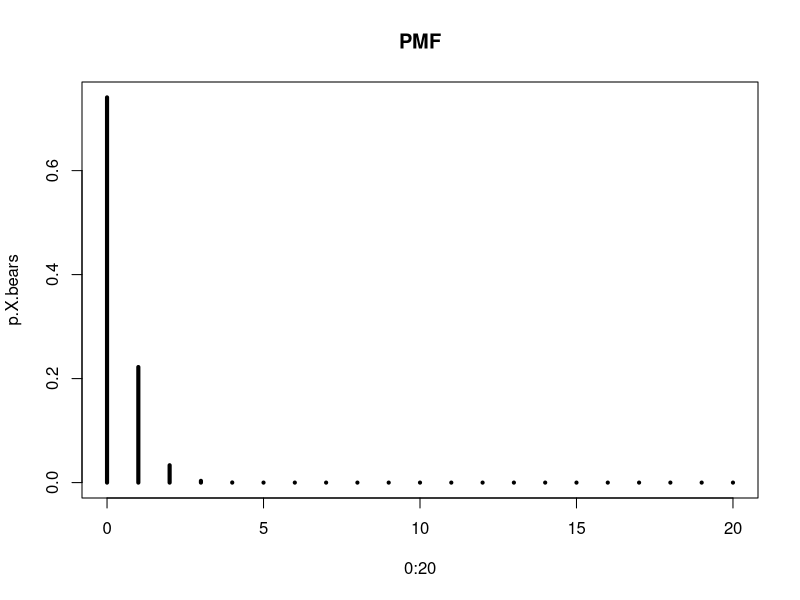
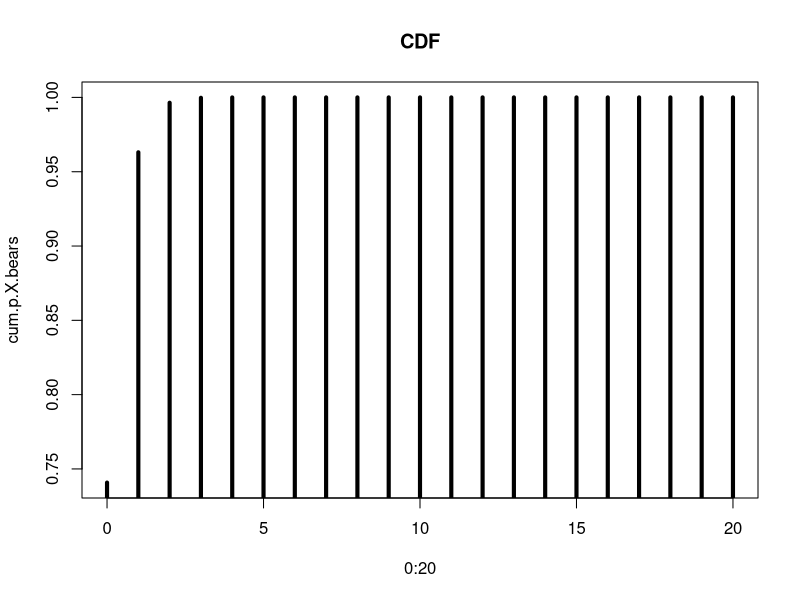
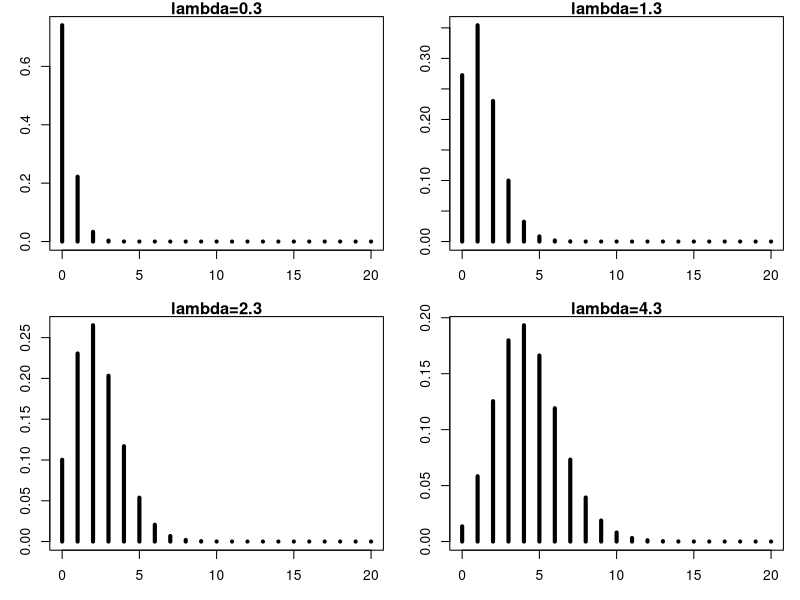

These figures' R source, in order:

######

#Poisson distribution - a distribution for (rare) events
#average number of male bears per ha is 0.3
#probability a sampled ha will have 4 male bears

p.four.bears <- ((0.3)^4/factorial(4))*exp(-0.3)
dpois(4,0.3)

p.zero.bears <- ((0.3)^0/factorial(0))*exp(-0.3)



p.X.bears <- dpois(x=0:20,lambda=0.3)
plot(0:20,p.X.bears,type="h",lwd=4,main="PMF")
cum.p.X.bears <- ppois(0:20,lambda=0.3)
plot(0:20,cum.p.X.bears,type="h",lwd=4,main="CDF")

# how lambda affects the shape
par(mfrow=c(2,2),mar=c(3,3,1,1))
plot(0:20,dpois(0:20,lambda=0.3),type="h",lwd=4,main="lambda=0.3")
plot(0:20,dpois(0:20,lambda=1.3),type="h",lwd=4,main="lambda=1.3")
plot(0:20,dpois(0:20,lambda=2.3),type="h",lwd=4,main="lambda=2.3")
plot(0:20,dpois(0:20,lambda=4.3),type="h",lwd=4,main="lambda=4.3")


#What is the probability that a 100 year flood will occur at least once over a 30 year period?

lambda<-1/100*30
ppois(0,0.3,lower.tail=FALSE)

#It is possible to approximate this solution with a binomial approach, using 30 as the number of trials, and p=0.01
pbinom(0,30,0.01,lower.tail=FALSE)

#GEnerally, when there is an inderminate number of trials, Poisson is the appropriate distribution.